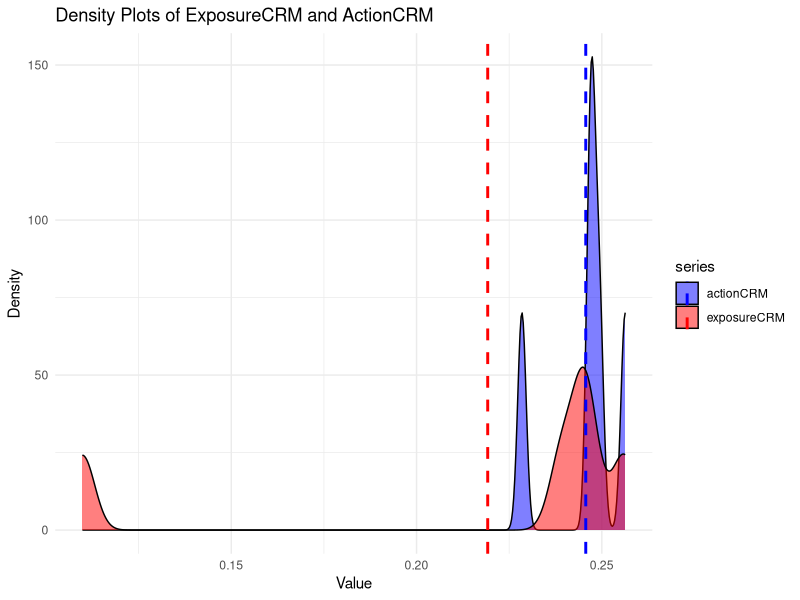
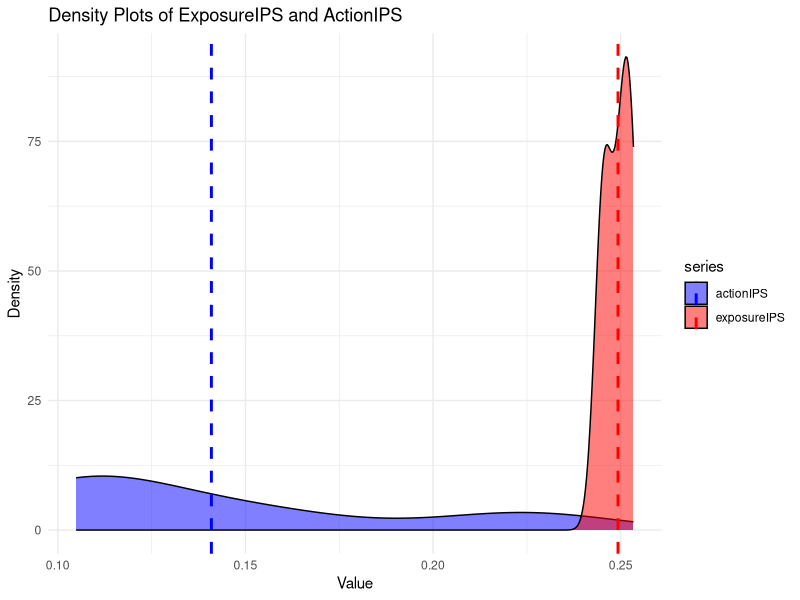

These figures' R source, in order:
library(ggplot2)
library(dplyr)

# results n=400 for  CLTR\ ------------------------------------------------
exposureIPS <- c(.695,
                .672,
                .656,
                .669,
                .679,
                .668,
                .679,
                .661,
                .647,
                .680)

exposureCRM <- c(	0.704894566,
                  0.700143625,
                  0.707225319,
                  0.705619375,
                  0.703226373,
                  0.699424544,
                  0.705115144,
                  0.703475931,
                  0.701013709,
                  0.705429772)

actionIPS <- c(0.680123071,
               0.661412701,
               0.66675727,
               0.684847329,
               0.669258413,
               0.669459601,
               0.643395905,
               0.659052269,
               0.655492174,
               0.67500819)

actionCRM <- c(0.706754364,
               0.709363791,
               0.702973735,
               0.702011838,
               0.71061066,
               0.70589656,
               0.7054039,
               0.710188515,
               0.706091934,
               0.711076517)

results.full <- data.frame(
  exposureIPS = exposureIPS,
  exposureCRM = exposureCRM,
  actionIPS = actionIPS,
  actionCRM = actionCRM)

t.test(exposureIPS, exposureCRM, paired=TRUE)
t.test(actionIPS, actionCRM, paired=TRUE)

results <- data.frame(
  "model" = c("exposureIPS", "exposureCRM", "actionIPS", "actionCRM"),
  "mean" = c(mean(exposureIPS), mean(exposureCRM), mean(actionIPS), mean(actionCRM)),
  "variance" = c(var(exposureIPS), var(exposureCRM), var(actionIPS), var(actionCRM)),
  "Two-sample_t-test_p-value" = c(t.test(exposureIPS, actionIPS, paired=TRUE)$p.value, t.test(actionCRM, exposureCRM, paired=TRUE)$p.value))

# plot IPS results

results.IPS <- data.frame(
  exposureIPS = exposureIPS,
  actionIPS = actionIPS)

results.CRM <- data.frame(
  exposureCRM = exposureCRM,
  actionCRM = actionCRM)

data_long_ips <- results.IPS %>%
  tidyr::pivot_longer(cols = c(exposureIPS, actionIPS), names_to = "series", values_to = "value")

data_long_crm <- results.CRM %>%
  tidyr::pivot_longer(cols = c(exposureCRM, actionCRM), names_to = "series", values_to = "value")

means_ips <- data_long_ips %>%
  group_by(series) %>%
  summarise(mean_value = mean(value))

means_crm <- data_long_crm %>%
  group_by(series) %>%
  summarise(mean_value = mean(value))


plot_ips <- ggplot(data_long_ips, aes(x = value, fill = series)) +
  geom_density(alpha = 0.5) +
  geom_vline(data = means_ips, aes(xintercept = mean_value, color = series), linetype = "dashed", size = 1) +
  labs(title = "Density Plots of ExposureIPS and ActionIPS", x = "Value", y = "Density") +
  scale_fill_manual(values = c("blue", "red")) +
  scale_color_manual(values = c("blue", "red")) +
  theme_minimal()

plot_crm <- ggplot(data_long_crm, aes(x = value, fill = series)) +
  geom_density(alpha = 0.5) +
  geom_vline(data = means_crm, aes(xintercept = mean_value, color = series), linetype = "dashed", size = 1) +
  labs(title = "Density Plots of ExposureCRM and ActionCRM", x = "Value", y = "Density") +
  scale_fill_manual(values = c("blue", "red")) +
  scale_color_manual(values = c("blue", "red")) +
  theme_minimal()


# MSLR30K -----------------------------------------------------------------

exposureIPS <- c(0.245139823,
                 0.250329868,
                 0.251592250,
                 0.245926894,
                 0.253395489)

exposureCRM <- c(	0.239205801,
                  0.109825550,
                  0.245983610,
                  0.245037801,
                  0.255963508)

actionIPS <- c(0.116241769,
               0.224363336,
               0.104873727,
               0.154011796,
               0.105091362)

actionCRM <- c(0.256307796,
               0.247015348,
               0.228442772,
               0.247227330,
               0.249322336)
results.full.MLSR30K <- data.frame(
  exposureIPS = exposureIPS,
  exposureCRM = exposureCRM,
  actionIPS = actionIPS,
  actionCRM = actionCRM)

results.MLSR30K <- data.frame(
  "model" = c("exposureIPS", "exposureCRM", "actionIPS", "actionCRM"),
  "mean" = c(mean(exposureIPS), mean(exposureCRM), mean(actionIPS), mean(actionCRM)),
  "variance" = c(var(exposureIPS), var(exposureCRM), var(actionIPS), var(actionCRM)),
  "Two-sample_t-test_p-value" = c(t.test(exposureIPS, actionIPS, paired=TRUE)$p.value, t.test(actionCRM, exposureCRM, paired=TRUE)$p.value))

results.IPS <- data.frame(
  exposureIPS = exposureIPS,
  actionIPS = actionIPS)

results.CRM <- data.frame(
  exposureCRM = exposureCRM,
  actionCRM = actionCRM)


data_long_ips <- results.IPS %>%
  tidyr::pivot_longer(cols = c(exposureIPS, actionIPS), names_to = "series", values_to = "value")

data_long_crm <- results.CRM %>%
  tidyr::pivot_longer(cols = c(exposureCRM, actionCRM), names_to = "series", values_to = "value")

means_ips <- data_long_ips %>%
  group_by(series) %>%
  summarise(mean_value = mean(value))

means_crm <- data_long_crm %>%
  group_by(series) %>%
  summarise(mean_value = mean(value))


plot_ips <- ggplot(data_long_ips, aes(x = value, fill = series)) +
  geom_density(alpha = 0.5) +
  geom_vline(data = means_ips, aes(xintercept = mean_value, color = series), linetype = "dashed", size = 1) +
  labs(title = "Density Plots of ExposureIPS and ActionIPS", x = "Value", y = "Density") +
  scale_fill_manual(values = c("blue", "red")) +
  scale_color_manual(values = c("blue", "red")) +
  theme_minimal()

plot_crm <- ggplot(data_long_crm, aes(x = value, fill = series)) +
  geom_density(alpha = 0.5) +
  geom_vline(data = means_crm, aes(xintercept = mean_value, color = series), linetype = "dashed", size = 1) +
  labs(title = "Density Plots of ExposureCRM and ActionCRM", x = "Value", y = "Density") +
  scale_fill_manual(values = c("blue", "red")) +
  scale_color_manual(values = c("blue", "red")) +
  theme_minimal()

